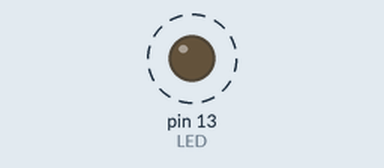
A sketch run on a simulated Arduino Uno, built with avr-gcc and run on an emulated ATmega328P. Parts: output pins drawn as LEDs (lit = HIGH). Dashed ring = blinking.

Above: at 0.5 s.
Timing chart, 0 to 4.6 s (numbered marks = the images above):
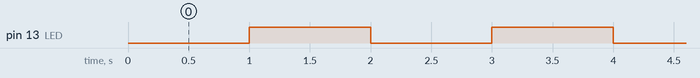

Measured:
- by itself, pin 13 (LED): alternates HIGH for 1.0 s and LOW for 1.0 s

The sketch:

nk_an_LED_every_1_second_using_a_hardware_timer_interrupt._D.ino
```cpp
#include <TimerOne.h>
#define LED 13
bool ledstate=LOW;

void toggle()
{
  ledstate=!ledstate;
  digitalWrite(LED,ledstate);

}
void setup() {
  // put your setup code here, to run once:
  pinMode(LED,OUTPUT);
  Timer1.initialize(1000000);
  Timer1.attachInterrupt(toggle);

}

void loop() {
  // put your main code here, to run repeatedly:


}
```
